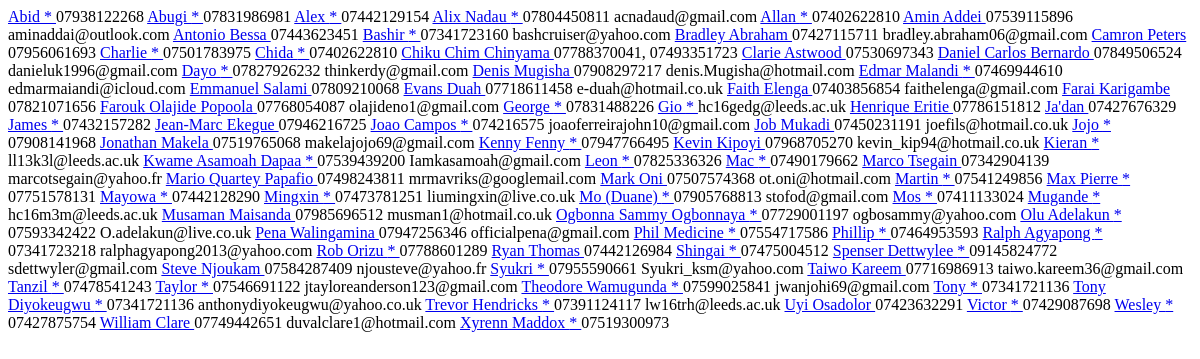
Page /member/_gender/Male (signed in) on the earlier database version.
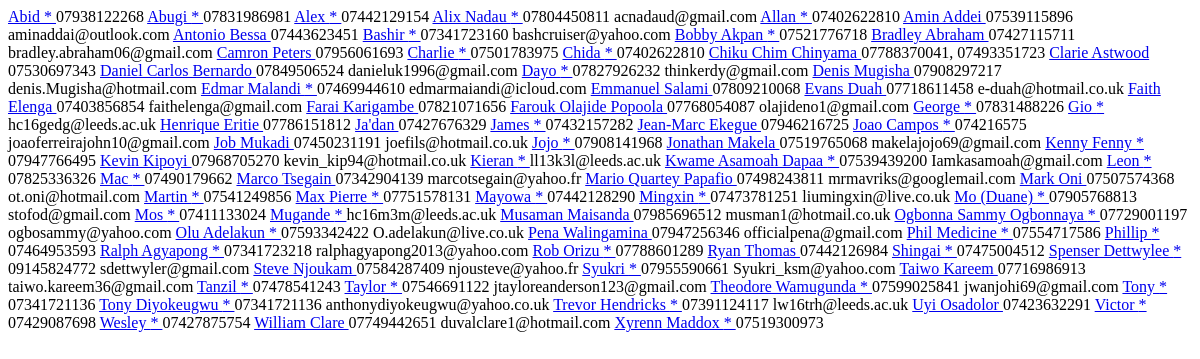
Same page on the later database version.
### member/models.py (models this page shows)
class Member(models.Model):
	name = models.CharField(max_length=50, unique=True)
	gender = models.ForeignKey('Gender', on_delete=models.CASCADE, related_name="sex")
	mobile_no = models.CharField(max_length=50, blank=True, null=True, unique=False, verbose_name="Mobile number")
	email = models.EmailField(max_length=50, blank=True, null=True, verbose_name="Email Address")
	date_of_birth = models.DateField(blank=True, null=True)
	address = models.TextField(max_length=200, blank=True, null=True)
	post_code = models.CharField(max_length=10, blank=True, null=True)
	academic_institution = models.ForeignKey('AcademicInstitution', on_delete=models.CASCADE, related_name="academic_institution", null=True, blank=True)
	course = models.CharField(max_length=100, blank=True)
	first_attended = models.DateField(blank=True, null=True)
	attendance_status = models.ForeignKey('Attendance', on_delete=models.CASCADE, related_name="attendance_status")
	last_visited = models.DateField(null=True, blank=True)
	extra_info = models.TextField(max_length=2000, blank=True)
	last_modified = models.DateTimeField(auto_now=True)
	def __str__(self):
		return self.name
	class Meta:
		ordering = ["name"]

### member/views.py (the view)
@login_required
def _list_members_by_gender(request, gender):
	pattern = re.compile(r"^([\w]+)$")
	if pattern.match(gender) and gender != "ALL":
		gender = Gender.objects.get(gender__iexact = gender).gender
		members = Member.objects.filter(gender__gender__iexact = gender)
	else:
		members = Member.objects.all()
	context = {
		'members': members
	}
	return render (request, '_partial/member_data.html', context)

### member/models.py (called while the page is built)
	def __str__(self):
		return self.status

### member/templates/_partial/member_data.html
{% for member in members %}
<tr>
	<td><a href="{% url 'member:member_info' member %}" title="{{ member.attendance_status }}">
	{% if member.attendance_status.status.lower == 'regular new member' or member.attendance_status.status.lower == 'regular old member' or member.attendance_status.status.lower == 'established' %}
	<span class="w3-text-green">
		{{ member.name }}
	</span>
	{% elif member.attendance_status.status.lower == 'rare new member' or member.attendance_status.status.lower == 'rare old member' %}
	<span class="w3-text-red">
		{{ member.name }}
	</span>
	{% elif member.attendance_status.status.lower == 'outreach' or member.attendance_status.status.lower == 'evangelism' %}
	<span class="w3-text-orange">
		{{ member.name }} *
	</span>
	{% elif member.attendance_status.status.lower == 'first timer' %}
		{{ member.name }} *
	{% else %}
	<span class="w3-text-grey">
		{{ member.name }}
	</span>
	{% endif %}
	</a></td>
	<td>{{ member.mobile_no }}</td>
	<td>{{ member.email }}</td>
</tr>
{% endfor %}

Differences in the rows shown:
added Member: name "Bobby Akpan", mobile_no "07521776718"
